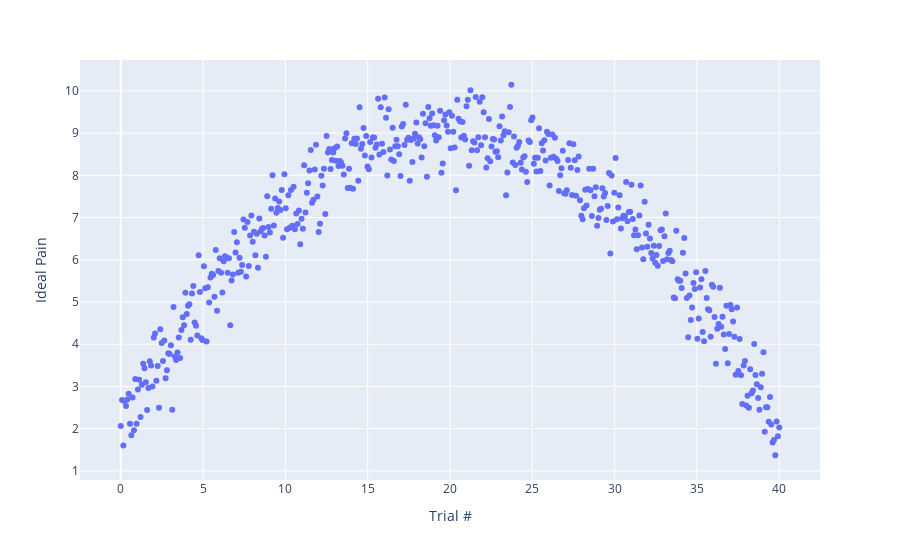

Here is the notebook cell this chart was saved with:
### Markdown cell above
## Refining Aquisiton

Goal: Pain-Informed acquisition
- generate a graph exploit(waveform_params) = uncertainty
downweight uncertainty by the following graphs:
- generate a graph min_inst_pain(waveform_params) = inst_pain_weight
- generate a graph min_rpd(last_waveform, waveform_params) = rpd_pain_weight
- generate a graph min_end(curr_trial_num, max_trial_num, inst_pain(waveform_params)) = memory_pain_weight
>Note: in the simplest case, waveform_params is a (float, float)=(amplitude, pulse width)

### Code cell
def ideal_pain_curve(trial_num, max_trial_num):  # helper for ideal pain curve
    """ -(4B/A^2) * x(x-A) :: A is the max#trials, B is the ideal height aka pain,
                                C is roughly where we want to start our experiment """
    x = trial_num
    height_mod = 2
    A = max_trial_num
    B = MAX_PAIN*0.9 - height_mod  # * Note: in ideal we only want 90% of our max pain?
    return (-4*B * x * (x-A)) / (A**2) + height_mod
# testing
data = []
max_trials = 40
for trial in np.linspace(0, max_trials, num=500, endpoint=True):
    noise = np.random.normal(0, 0.5, 1)[0]
    fx = ideal_pain_curve(trial, max_trials) + noise
    data.append((trial, fx))
df = pd.DataFrame(data, columns=["Trial #", "Ideal Pain"])
px.scatter(df, x="Trial #", y="Ideal Pain")

### Figure 1 — Plotly figure (JSON) as saved in the notebook; plotly's stock layout.template omitted (floating-point values rounded to 4 significant figures; data arrays with more than 128 entries replaced by an {"elided": "..."} marker saying what was removed)
{"data": [{"hovertemplate": "Trial #=%{x}<br>Ideal Pain=%{y}<extra></extra>", "legendgroup": "", "marker": {"color": "#636efa", "symbol": "circle"}, "mode": "markers", "name": "", "orientation": "v", "showlegend": false, "type": "scatter", "x": {"elided": "500 float values"}, "xaxis": "x", "y": {"elided": "500 float values"}, "yaxis": "y"}], "layout": {"legend": {"tracegroupgap": 0}, "margin": {"t": 60}, "xaxis": {"anchor": "y", "domain": [0, 1], "title": {"text": "Trial #"}}, "yaxis": {"anchor": "x", "domain": [0, 1], "title": {"text": "Ideal Pain"}}}}
